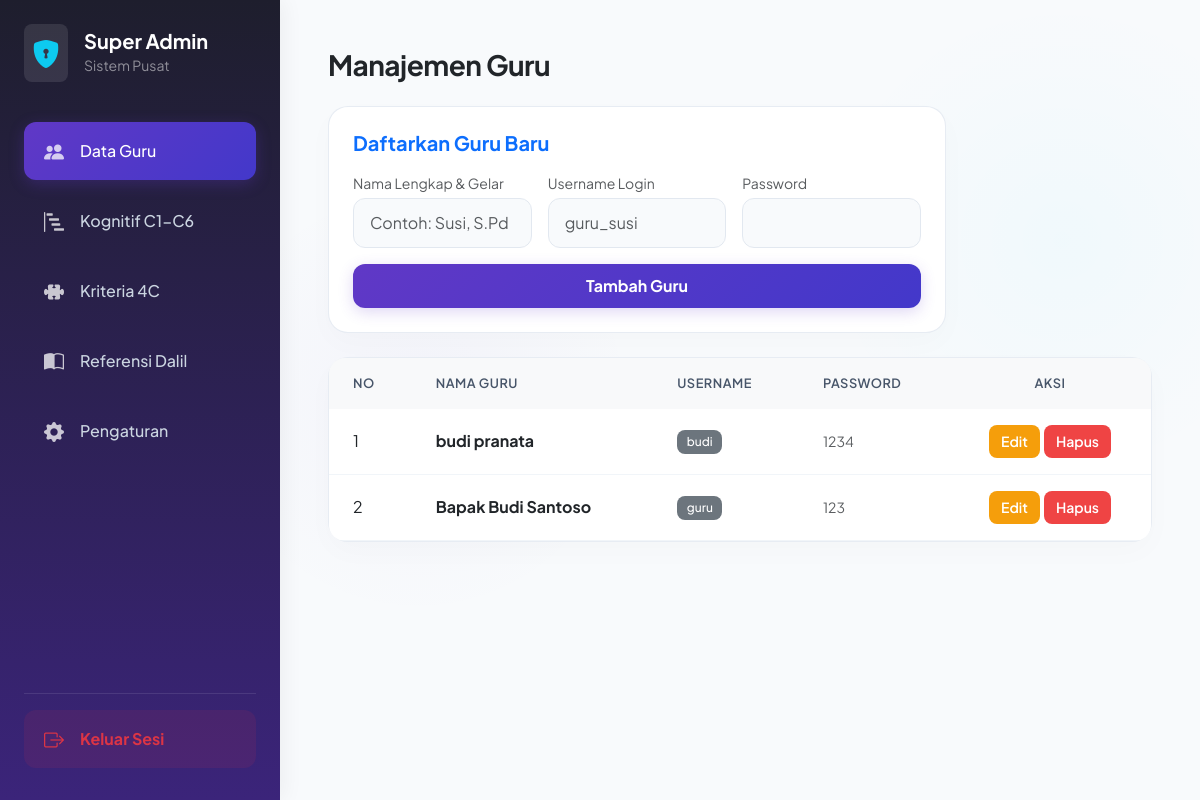
The app's page /superadmin/dashboard.php (signed in) with its own data.
### tables this page shows
CREATE TABLE IF NOT EXISTS `users` (
  `id` int NOT NULL AUTO_INCREMENT,
  `name` varchar(100) DEFAULT NULL,
  `username` varchar(50) DEFAULT NULL,
  `password` varchar(255) DEFAULT NULL,
  `role` enum('superadmin','guru') DEFAULT NULL,
  `api_provider` varchar(50) DEFAULT 'groq',
  `api_token` varchar(255) DEFAULT NULL,
  PRIMARY KEY (`id`),
  UNIQUE KEY `username` (`username`)
);

### superadmin/dashboard.php (the view, shortened to what this page needs)
<?php
require '../auth/config.php';
$page = !empty($_GET['page']) ? $_GET['page'] : 'guru';
?>
<!DOCTYPE html>
<html lang="id">
<head>
    <link href="https://cdn.jsdelivr.net/npm/bootstrap@5.3.0/dist/css/bootstrap.min.css" rel="stylesheet">
    <link rel="stylesheet" href="https://cdn.jsdelivr.net/npm/bootstrap-icons@1.10.5/font/bootstrap-icons.css">
    <link rel="stylesheet" href="../style/style.css">
</head>
<body>
    <div class="d-flex min-vh-100">
        <div class="sidebar sidebar-nav p-4 d-flex flex-column sidebar-desktop position-fixed h-100">
            <div class="mb-4 d-flex align-items-center gap-3">
                <div class="bg-white bg-opacity-10 p-2 rounded-3 text-info">
                    <i class="bi bi-shield-lock-fill fs-3"></i>
                </div>
                <div>
                    <h5 class="text-white m-0 fw-bold">Super Admin</h5>
                    <small class="text-white-50">Sistem Pusat</small>
                </div>
            </div>
            <div class="d-flex flex-column flex-grow-1 mt-3 gap-1">
                <a href="?page=guru" class="<?= $page=='guru'?'active':'' ?>"><i class="bi bi-people-fill me-3 fs-5 text-opacity-75 text-white"></i> Data Guru</a>
                <a href="?page=kognitif" class="<?= $page=='kognitif'?'active':'' ?>"><i class="bi bi-bar-chart-steps me-3 fs-5 text-opacity-75 text-white"></i> Kognitif C1-C6</a>
                <a href="?page=4c" class="<?= $page=='4c'?'active':'' ?>"><i class="bi bi-puzzle-fill me-3 fs-5 text-opacity-75 text-white"></i> Kriteria 4C</a>
                <a href="?page=dalil" class="<?= $page=='dalil'?'active':'' ?>"><i class="bi bi-book-half me-3 fs-5 text-opacity-75 text-white"></i> Referensi Dalil</a>
                <a href="?page=auth" class="<?= $page=='auth'?'active':'' ?>"><i class="bi bi-gear-fill me-3 fs-5 text-opacity-75 text-white"></i> Pengaturan</a>
            </div>
            <div class="mt-auto border-top border-light border-opacity-10 pt-3">
                <a href="../auth/logout.php" class="text-danger bg-danger bg-opacity-10 fw-bold hover-bg-transparent"><i class="bi bi-box-arrow-right me-3 fs-5"></i> Keluar Sesi</a>
            </div>
        </div>
        <div class="main-content flex-grow-1 p-4 p-md-5" style="margin-left: 280px; min-height: 100vh;">
            <div class="d-flex justify-content-between align-items-center mb-4">
                <h3 class="fw-bolder text-dark m-0" style="letter-spacing: -0.5px;">
                    <?= $page === 'auth' ? 'Pengaturan Keamanan' : 'Manajemen ' . ucfirst($page) ?>
                </h3>
            </div>
            <?php if ($page === 'guru'): ?>
                <div class="card mb-4 border-0 shadow-sm col-12 col-xl-9 rounded-4">
                    <div class="card-body p-4">
                        <h5 class="mb-3 text-primary fw-bold">Daftarkan Guru Baru</h5>
                        <form method="POST" class="row g-3">
                            <div class="col-12 col-md-4">
                                <label class="form-label small text-muted mb-1">Nama Lengkap & Gelar</label>
                                <input type="text" name="name" class="form-control" placeholder="Contoh: Susi, S.Pd" required>
                            </div>
                            <div class="col-12 col-md-4">
                                <label class="form-label small text-muted mb-1">Username Login</label>
                                <input type="text" name="username" class="form-control" placeholder="guru_susi" required>
                            </div>
                            <div class="col-12 col-md-4">
                                <label class="form-label small text-muted mb-1">Password</label>
                                <input type="text" name="password" class="form-control" required>
                            </div>
                            <div class="col-12 text-end">
                                <button type="submit" name="add_guru" class="btn btn-primary px-4 fw-bold w-100 w-md-auto">Tambah Guru</button>
                            </div>
                        </form>
                    </div>
                </div>
                <div class="card shadow-sm border-0 rounded-4 col-12">
                    <div class="card-body p-0">
                        <div class="table-responsive">
                            <table class="table table-hover mb-0 align-middle text-nowrap">
                                <thead class="table-light"><tr><th class="ps-4">No</th><th>Nama Guru</th><th>Username</th><th>Password</th><th class="text-center">Aksi</th></tr></thead>
                                <tbody>
                                    <?php
                                    $stmt = $pdo->query("SELECT * FROM users WHERE role='guru' ORDER BY id DESC");
                                    $gurus = $stmt->fetchAll();
                                    $no = 1;
                                    if(count($gurus) > 0):
                                        foreach($gurus as $g):
                                    ?>
                                        <tr>
                                            <td class="ps-4"><?= $no++ ?></td>
                                            <td class="fw-bold"><?= htmlspecialchars($g['name']) ?></td>
                                            <td><span class="badge bg-secondary"><?= htmlspecialchars($g['username']) ?></span></td>
                                            <td class="text-muted small"><?= htmlspecialchars($g['password']) ?></td>
                                            <td class="text-center">
                                                <div class="d-flex gap-1 justify-content-center">
                                                    <button type="button" class="btn btn-sm btn-warning" data-bs-toggle="modal" data-bs-target="#editGuru<?= $g['id'] ?>">Edit</button>
                                                    <form method="POST" class="form-hapus-sweet m-0">
                                                        <button type="submit" class="btn btn-sm btn-danger" data-message="Hapus akun guru ini secara permanen beserta semua data yang dimilikinya?">Hapus</button>
                                                    </form>
                                                </div>
                                            </td>
                                        </tr>
                                    <?php
                                        endforeach;
                                    else:
                                    ?>
                                        <tr><td colspan="5" class="text-center py-4 text-muted">Belum ada akun guru yang didaftarkan.</td></tr>
                                    <?php endif; ?>
                                </tbody>
                            </table>
                        </div>
                    </div>
                </div>
            <?php endif; ?>
        </div>
    </div>
</body>
</html>

### style/style.css (style rules this page uses)
body { font-family: 'Plus Jakarta Sans', sans-serif; background-color: #f8fafc; color: #334155; }
.sidebar-nav { width: 280px; background: linear-gradient(180deg, #1e1e2d 0%, #3b247a 100%); min-height: 100vh; box-shadow: 4px 0 20px rgba(0,0,0,0.05); z-index: 100; }
.sidebar a { color: #cbd5e1; text-decoration: none; padding: 14px 20px; display: flex; align-items: center; border-radius: 12px; margin-bottom: 8px; font-weight: 500; transition: all 0.3s ease; }
.sidebar a.active { background: linear-gradient(135deg, #6038c6 0%, #4338ca 100%); color: #fff; box-shadow: 0 4px 15px rgba(96, 56, 198, 0.3); }
.main-content { min-height: 100vh; background-color: #f8fafc; background-image: radial-gradient(circle at 15% 50%, rgba(96, 56, 198, 0.03), transparent 25%), radial-gradient(circle at 85% 30%, rgba(0, 212, 255, 0.03), transparent 25%); }
.card { background: #ffffff; border: 1px solid rgba(226, 232, 240, 0.8) !important; border-radius: 20px !important; box-shadow: 0 10px 30px rgba(0, 0, 0, 0.02) !important; transition: transform 0.3s ease, box-shadow 0.3s ease; }
.form-control, .form-select { border: 1px solid #e2e8f0; border-radius: 12px; padding: 12px 16px; background-color: #f8fafc; color: #334155; transition: all 0.3s ease; }
.table-responsive { border-radius: 16px; overflow: hidden; }
.table { margin-bottom: 0; }
.table > :not(caption) > * > * { padding: 1rem 1.5rem; border-bottom-color: #f1f5f9; }
.table-light { background-color: #f1f5f9; }
.table-light th { color: #475569; font-weight: 600; text-transform: uppercase; font-size: 0.8rem; letter-spacing: 0.5px; border-bottom: none; }
.badge { padding: 0.5em 0.8em; border-radius: 8px; font-weight: 500; }
.btn { border-radius: 12px; padding: 10px 20px; font-weight: 600; transition: all 0.3s ease; }
.btn-primary { background: linear-gradient(135deg, #6038c6 0%, #4338ca 100%); border: none; box-shadow: 0 4px 15px rgba(96, 56, 198, 0.2); }
.btn-warning { background: #f59e0b; border: none; color: white; }
.btn-danger { background: #ef4444; border: none; }
.btn-sm { padding: 6px 12px; border-radius: 8px; font-size: 0.875rem; }

### records on screen
users: name "budi pranata", username "budi", password "1234"
users: name "Bapak Budi Santoso", username "guru", password "123"

### other values on screen
$page "Guru"
